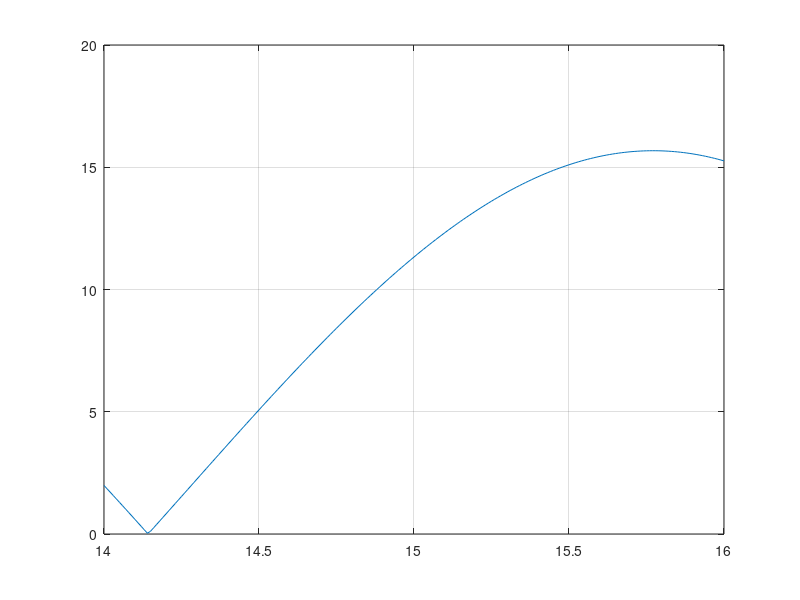
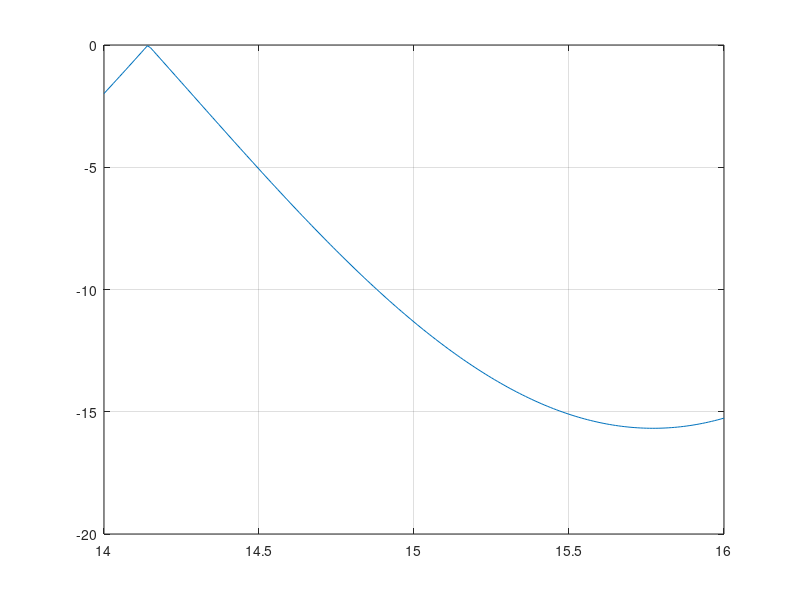

Recreate these plots in MATLAB, in order.
%Encontrar maximo de una funcion en [a,b]
%usando el comando fminbnd
clc; clear; close all

f=@(x) abs(cos(x).*x+1./x);
%f=@(x) abs(log(cos(x)));
a=14; b=16;
x_interv=a:0.01:b;
f_interv=f(x_interv);
figure
plot(x_interv,f_interv)
grid on

faux=@(x) -f(x);
faux_interv=faux(x_interv);
figure
plot(x_interv,faux_interv)
grid on


x=fminbnd(faux,a,b)
f(x)

% Explicacion en Python
% https://docs.scipy.org/doc/scipy/reference/generated/scipy.optimize.fminbound.html


